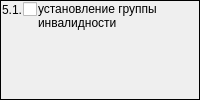
                  <widget class="QFrame" name="frame">
                   <property name="sizePolicy">
                    <sizepolicy hsizetype="Expanding" vsizetype="Fixed">
                     <horstretch>0</horstretch>
                     <verstretch>0</verstretch>
                    </sizepolicy>
                   </property>
                   <property name="frameShape">
                    <enum>QFrame::Panel</enum>
                   </property>
                   <property name="frameShadow">
                    <enum>QFrame::Plain</enum>
                   </property>
                   <layout class="QGridLayout" name="gridLayout_5">
                    <property name="leftMargin">
                     <number>1</number>
                    </property>
                    <property name="topMargin">
                     <number>1</number>
                    </property>
                    <property name="rightMargin">
                     <number>1</number>
                    </property>
                    <property name="bottomMargin">
                     <number>1</number>
                    </property>
                    <property name="spacing">
                     <number>1</number>
                    </property>
                    <item row="0" column="0">
                     <widget class="QLabel" name="label_12">
                      <property name="sizePolicy">
                       <sizepolicy hsizetype="Fixed" vsizetype="Preferred">
                        <horstretch>0</horstretch>
                        <verstretch>0</verstretch>
                       </sizepolicy>
                      </property>
                      <property name="text">
                       <string>5.1.</string>
                      </property>
                     </widget>
                    </item>
                    <item row="0" column="1">
                     <widget class="QCheckBox" name="chkPurposeDirectionMSI51">
                      <property name="sizePolicy">
                       <sizepolicy hsizetype="Fixed" vsizetype="Fixed">
                        <horstretch>0</horstretch>
                        <verstretch>0</verstretch>
                       </sizepolicy>
                      </property>
                      <property name="text">
                       <string/>
                      </property>
                     </widget>
                    </item>
                    <item row="0" column="2" rowspan="2">
                     <widget class="QLabel" name="lblPurposeDirectionMSI51">
                      <property name="text">
                       <string>установление группы инвалидности</string>
                      </property>
                      <property name="alignment">
                       <set>Qt::AlignLeading|Qt::AlignLeft|Qt::AlignTop</set>
                      </property>
                      <property name="wordWrap">
                       <bool>true</bool>
                      </property>
                     </widget>
                    </item>
                   </layout>
                  </widget>
